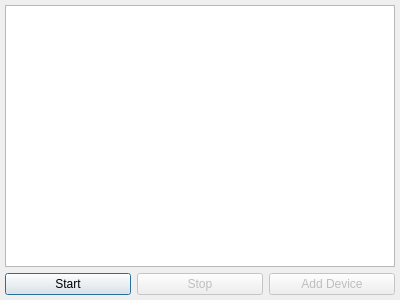
<?xml version="1.0" encoding="UTF-8"?>
<ui version="4.0">
 <class>DeskControl::Gui::DeviceScanWindow::DeviceScanWindow</class>
 <widget class="QDialog" name="DeskControl::Gui::DeviceScanWindow::DeviceScanWindow">
  <property name="geometry">
   <rect>
    <x>0</x>
    <y>0</y>
    <width>400</width>
    <height>300</height>
   </rect>
  </property>
  <property name="windowTitle">
   <string>Scan For Devices</string>
  </property>
  <layout class="QGridLayout" name="gridLayout">
   <property name="leftMargin">
    <number>5</number>
   </property>
   <property name="topMargin">
    <number>5</number>
   </property>
   <property name="rightMargin">
    <number>5</number>
   </property>
   <property name="bottomMargin">
    <number>5</number>
   </property>
   <item row="0" column="0">
    <layout class="QVBoxLayout" name="verticalLayout">
     <item>
      <widget class="QListView" name="devicesListView"/>
     </item>
     <item>
      <layout class="QHBoxLayout" name="horizontalLayout">
       <item>
        <widget class="QPushButton" name="startButton">
         <property name="text">
          <string>Start</string>
         </property>
        </widget>
       </item>
       <item>
        <widget class="QPushButton" name="stopButton">
         <property name="enabled">
          <bool>false</bool>
         </property>
         <property name="text">
          <string>Stop</string>
         </property>
        </widget>
       </item>
       <item>
        <widget class="QPushButton" name="addButton">
         <property name="enabled">
          <bool>false</bool>
         </property>
         <property name="text">
          <string>Add Device</string>
         </property>
        </widget>
       </item>
      </layout>
     </item>
    </layout>
   </item>
  </layout>
 </widget>
 <resources/>
 <connections/>
</ui>
